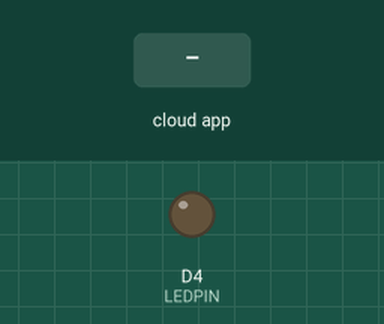
Simulated run of this program. Board: ESP8266 (NodeMCU). Parts: output pins drawn as LEDs (lit = HIGH). The inputs (shaded band) are chosen by the test bench. What the program prints to the serial monitor is not drawn.

Above: at 2.7 s.
2.8 s: the phone or cloud app sets LED to ON
At 3.5 s:
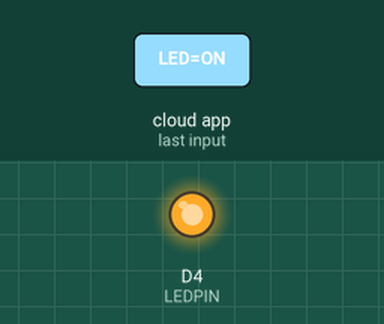
4.3 s: the phone or cloud app sets LED to 1
5.8 s: the phone or cloud app sets LED to true
Timing chart, 0 to 8.8 s (numbered marks = the images above; inputs shaded):
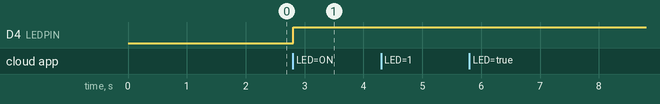

The program:

main.cpp
```cpp
#include <Arduino.h>
#include <ESP8266WiFi.h>
#include "AdafruitIO_WiFi.h"

#define LEDPIN D4

const char *ssid = "your_wifi_ssid_here";         // Replace with your WiFi SSID
const char *password = "your_wifi_password_here"; // Replace with your WiFi password

#define IO_USERNAME "your_io_username_here" // Replace with your Adafruit IO username
#define IO_KEY "your_io_key_here"           // Replace with your Adafruit IO key
void handleMessage(AdafruitIO_Data *data);
AdafruitIO_WiFi io(IO_USERNAME, IO_KEY, ssid, password);
AdafruitIO_Feed *ledFeed = io.feed("LED"); // Make sure you have a feed named "LED" on Adafruit IO

void setup()
{
    pinMode(LEDPIN, OUTPUT);
    Serial.begin(115200);

    // Connect to Adafruit IO
    io.connect();

    // Set up a message handler for the feed
    ledFeed->onMessage(handleMessage);

    while (io.status() < AIO_CONNECTED)
    {
        Serial.print(".");
        delay(500);
    }
    Serial.println("Connected to Adafruit IO!");
}

void loop()
{
    io.run();
}

// This function is called whenever a new value is received from Adafruit IO
void handleMessage(AdafruitIO_Data *data)
{
    String value = data->toString();
    Serial.print("Received: ");
    Serial.println(value);

    if (value == "ON" || value == "1" || value == "true")
    {
        digitalWrite(LEDPIN, HIGH);
    }
    else
    {
        digitalWrite(LEDPIN, LOW);
    }
}
```

Measured:
- after the input at 2.8 s, D4 (LEDPIN): LOW → HIGH at once
- after the input at 4.3 s, every drawn part: stays the same
- after the input at 5.8 s, every drawn part: stays the same
